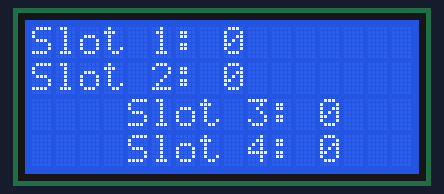
Bench run of a sketch on a simulated Arduino Uno, built with avr-gcc and run on an emulated ATmega328P. On the bench: 16×4 character LCD.

Above: at 0.2 s.
At 4.3 s:
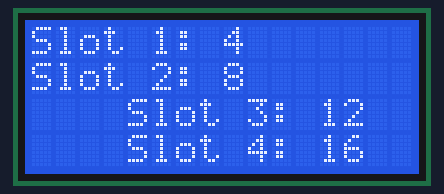
At 9.5 s:
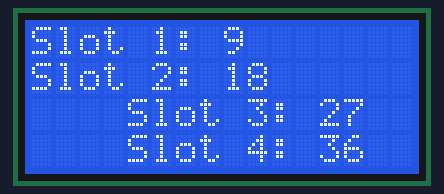
At 18.9 s:
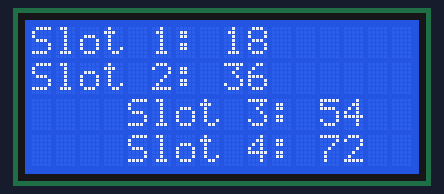
At 28.2 s:
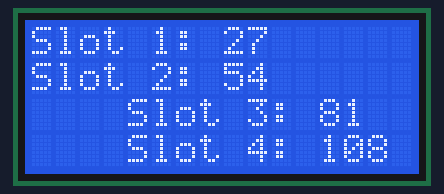
At 38.6 s:
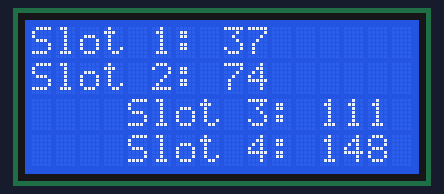

Measured:
- what the display in image 1 shows lasts 1.0 s, from 4.3 s to 5.3 s

The sketch:

display_test.ino
```cpp
#include <Wire.h>
#include <LiquidCrystal_I2C.h>

//here is the source I used to figure out the display: https://www.youtube.com/watch?v=SHORUnKgpKE&t=394s

//address begins at 0x27, 16 column 4 row dispaly
LiquidCrystal_I2C lcd(0x27, 16, 4);

//test counters
int counter1 = 0;
int counter2 = 0;
int counter3 = 0;
int counter4 = 0;

void setup() {
  //initialize lcd
  lcd.init();
  lcd.backlight();
}

void loop() {
  //checking first row prints
  lcd.setCursor(0, 0);
  lcd.print("Slot 1: ");
  lcd.print(counter1);
  //checking second row prints
  lcd.setCursor(0, 1);
  lcd.print("Slot 2: ");
  lcd.print(counter2);
  //checking third row prints
  lcd.setCursor(0, 2);
  lcd.print("Slot 3: ");
  lcd.print(counter3);
  //Found out (0,4) doesn't work had to directly address memory location
  lcd.command(0xC0 + 0x14);
  lcd.print("Slot 4: ");
  lcd.print(counter4);
  //increment counters
  counter1 += 1;
  counter2 += 2;
  counter3 += 3;
  counter4 += 4;
  //update every second and ensure they actually update
  delay(1000);
}
```
